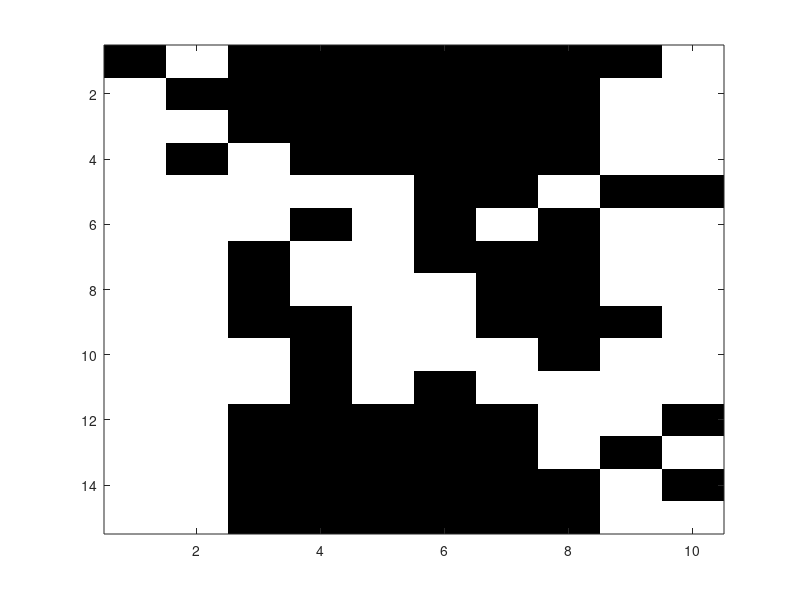
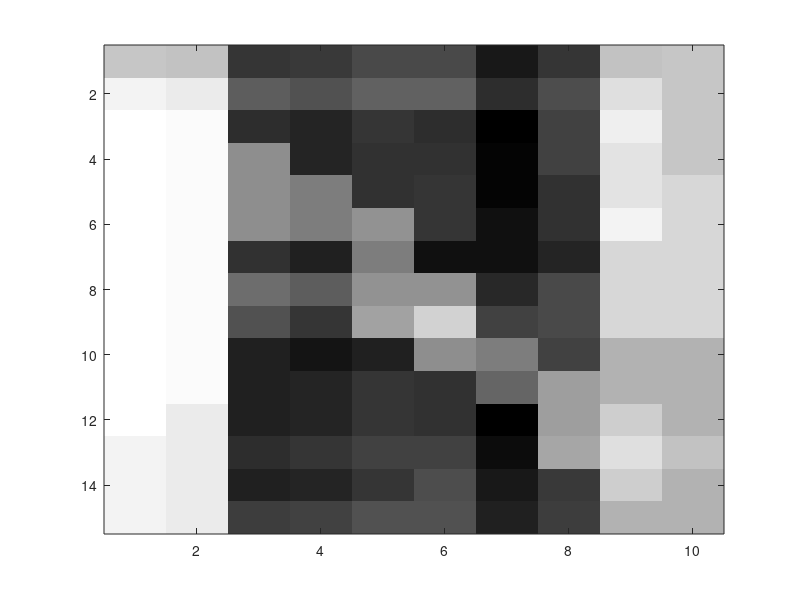
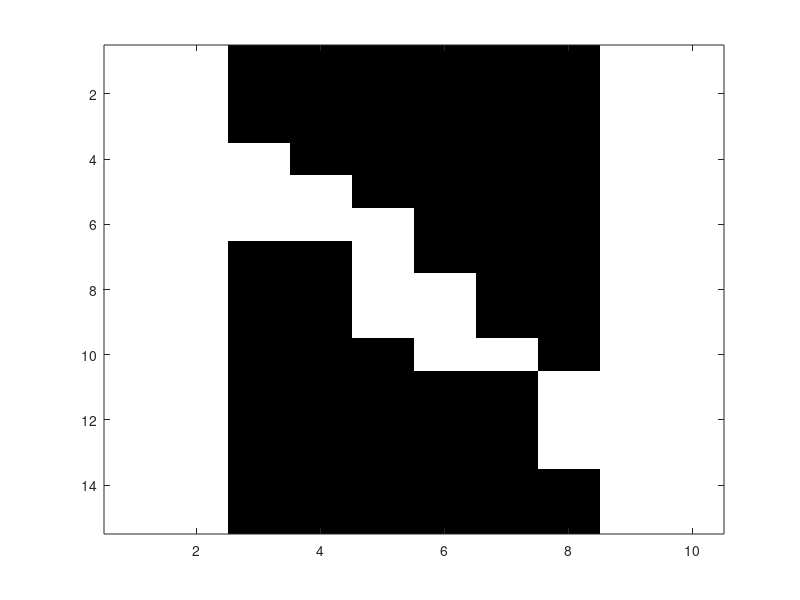

These charts were generated, in order, by the following MATLAB code: (Note: this script raises an error after producing the figures.)
Aletter = load('aletter.txt');
Bletter = load('bletter.txt');
Cletter = load('cletter.txt');
Hletter = load('hletter.txt');
Iletter = load('iletter.txt');
Kletter = load('kletter.txt');
Lletter = load('lletter.txt');
Nletter = load('nletter.txt');
Pletter = load('pletter.txt');
Zletter = load('zletter.txt');

Testletter = load('abug.txt');  
  %%%%%%%%%%%%%%%%% WATCH SCRIPT TESTING
  %%%%%%%%%%%%%%%%% WATCH SCRIPT TESTING
  %%%%%%%%%%%%%%%%% WATCH SCRIPT TESTING
  %%%%%%%%%%%%%%%%% WATCH SCRIPT TESTING
aletter = Aletter(:);
bletter = Bletter(:);
cletter = Cletter(:);
hletter = Hletter(:);
iletter = Iletter(:);
kletter = Kletter(:);
lletter = Lletter(:);
nletter = Nletter(:);
pletter = Pletter(:);
zletter = Zletter(:);
X = [aletter bletter cletter hletter iletter kletter lletter nletter pletter zletter];
testletter = Testletter(:);
W = aletter*aletter' + bletter*bletter' + cletter*cletter' + hletter*hletter' + iletter*iletter';
W = W + kletter*kletter' + lletter*lletter' + nletter*nletter' + pletter*pletter' + zletter*zletter';
W = W./10;
%(sign(W*iletter) - iletter)';
%(sign(W*aletter) - aletter)';
testarr = zeros(20, 1);
for i = 1:20
  testarr(i) = int32(150*rand(1));
  if testarr(i) == 0
    testarr(i) = int32(150*rand(1));
  endif  
endfor
testletteri = iletter;
testlettera = aletter;
testletterp = pletter;
testlettern = nletter;
for i = 1:20
  testletteri(testarr(i)) = -testletteri(testarr(i));
  testlettera(testarr(i)) = -testlettera(testarr(i));
  testletterp(testarr(i)) = -testletterp(testarr(i));
  testlettern(testarr(i)) = -testlettern(testarr(i));
endfor
colormap('gray');
imagesc(reshape(testlettern, 15, 10));



%sum(abs(sign(W*testletteri) - iletter))
%sum(abs(sign(W*testlettera) - aletter))
%sum(abs(sign(W*testletterp) - pletter))
%sum(abs(sign(W*testlettern) - nletter))
colormap('gray');
figure(2);
imagesc(reshape(W*testlettern, 15, 10));
colormap('gray');
figure(3);
colormap('gray');
imagesc(reshape(sign(W*testlettern), 15, 10));
recognizer(W, X, testlettern)
